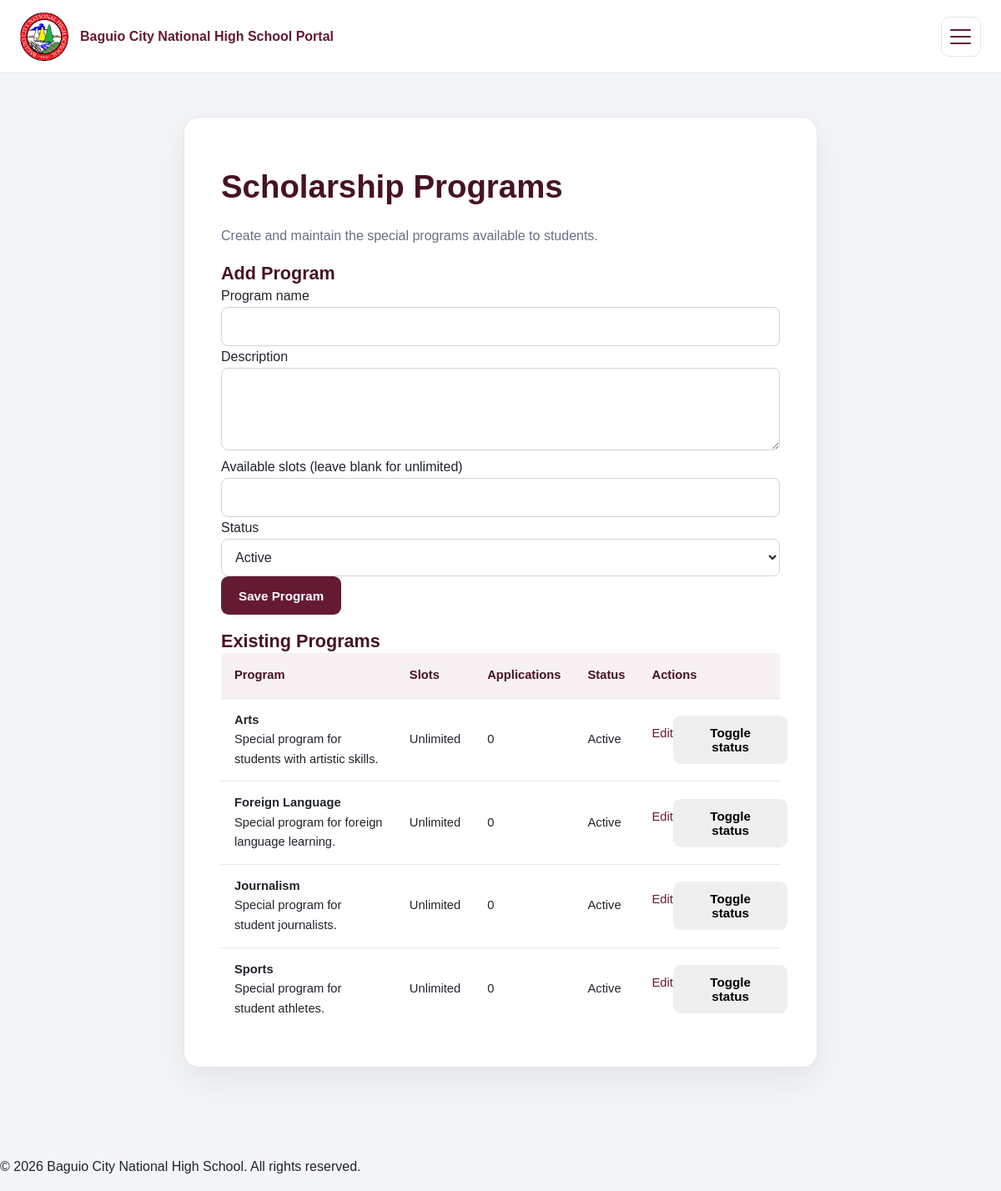
Before: /scholarship_coordinator/scholarship_programs.php (signed in) with the older database file.
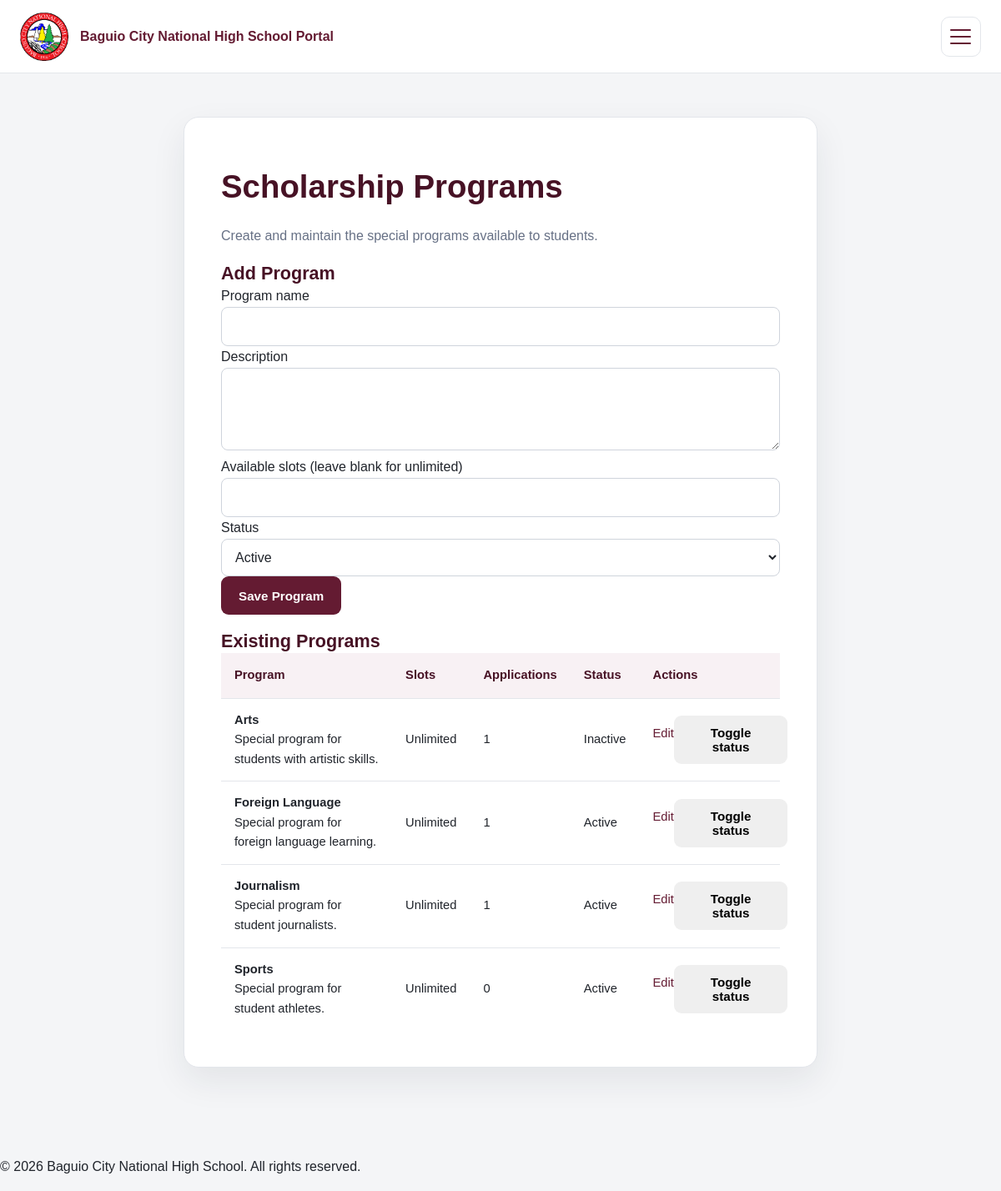
After: the same page with the newer database file.
### tables this page shows
CREATE TABLE `special_programs` (
  `program_id` int(10) UNSIGNED NOT NULL,
  `program_name` varchar(100) NOT NULL,
  `description` text DEFAULT NULL,
  `available_slots` int(10) UNSIGNED DEFAULT NULL,
  `status` enum('Active','Inactive') NOT NULL DEFAULT 'Active'
);

### includes/functions.php (called while the page is built, shortened)
<?php
function e(?string $value): string
{
    return htmlspecialchars($value ?? '', ENT_QUOTES, 'UTF-8');
}

### scholarship_coordinator/scholarship_programs.php (the view, shortened to what this page needs)
<?php
require_once __DIR__ . '/../includes/bootstrap.php';
$editId=filter_input(INPUT_GET,'edit',FILTER_VALIDATE_INT);$editing=null;if($editId){$q=$pdo->prepare('SELECT * FROM special_programs WHERE program_id=:id');$q->execute(['id'=>$editId]);$editing=$q->fetch()?:null;}
$programs=$pdo->query('SELECT sp.*, (SELECT COUNT(*) FROM scholarship_applications sa WHERE sa.program_id=sp.program_id) AS application_count FROM special_programs sp ORDER BY sp.program_name')->fetchAll();
require_once __DIR__.'/../includes/header.php';
?>
<section class="form-card form-card-wide"><h1>Scholarship Programs</h1><p class="muted">Create and maintain the special programs available to students.</p>
<h2><?=$editing?'Edit Program':'Add Program'?></h2><form method="post">
<label>Program name<input name="program_name" maxlength="100" required value="<?=e($editing['program_name']??'')?>"></label><label>Description<textarea name="description" rows="3"><?=e($editing['description']??'')?></textarea></label><label>Available slots (leave blank for unlimited)<input type="number" min="0" name="available_slots" value="<?=e(isset($editing['available_slots'])?(string)$editing['available_slots']:'')?>"></label><label>Status<select name="status"><option <?=($editing['status']??'Active')==='Active'?'selected':''?>>Active</option><option <?=($editing['status']??'')==='Inactive'?'selected':''?>>Inactive</option></select></label><button class="button button-primary">Save Program</button><?php if($editing):?> <a href="<?=BASE_URL?>/scholarship_coordinator/scholarship_programs.php">Cancel</a><?php endif;?></form>
<h2>Existing Programs</h2><div class="table-responsive"><table><thead><tr><th>Program</th><th>Slots</th><th>Applications</th><th>Status</th><th>Actions</th></tr></thead><tbody><?php foreach($programs as $p):?><tr><td><strong><?=e($p['program_name'])?></strong><br><?=e($p['description']??'')?></td><td><?=e($p['available_slots']===null?'Unlimited':(string)$p['available_slots'])?></td><td><?=(int)$p['application_count']?></td><td><?=e($p['status'])?></td><td><a href="<?=BASE_URL?>/scholarship_coordinator/scholarship_programs.php?edit=<?=(int)$p['program_id']?>">Edit</a><form method="post" style="display:inline"><input type="hidden" name="csrf_token" value="<?=e(csrf_token())?>"><input type="hidden" name="action" value="toggle"><input type="hidden" name="program_id" value="<?=(int)$p['program_id']?>"><button class="button button-secondary">Toggle status</button></form></td></tr><?php endforeach;?></tbody></table></div></section>
<?php require_once __DIR__.'/../includes/footer.php';?>

Changed rows visible on the page:
changed special_programs "Arts": application_count "0" → "1"; status "Active" → "Inactive"
computed for special_programs "Foreign Language": application_count "0" → "1"
computed for special_programs "Journalism": application_count "0" → "1"
